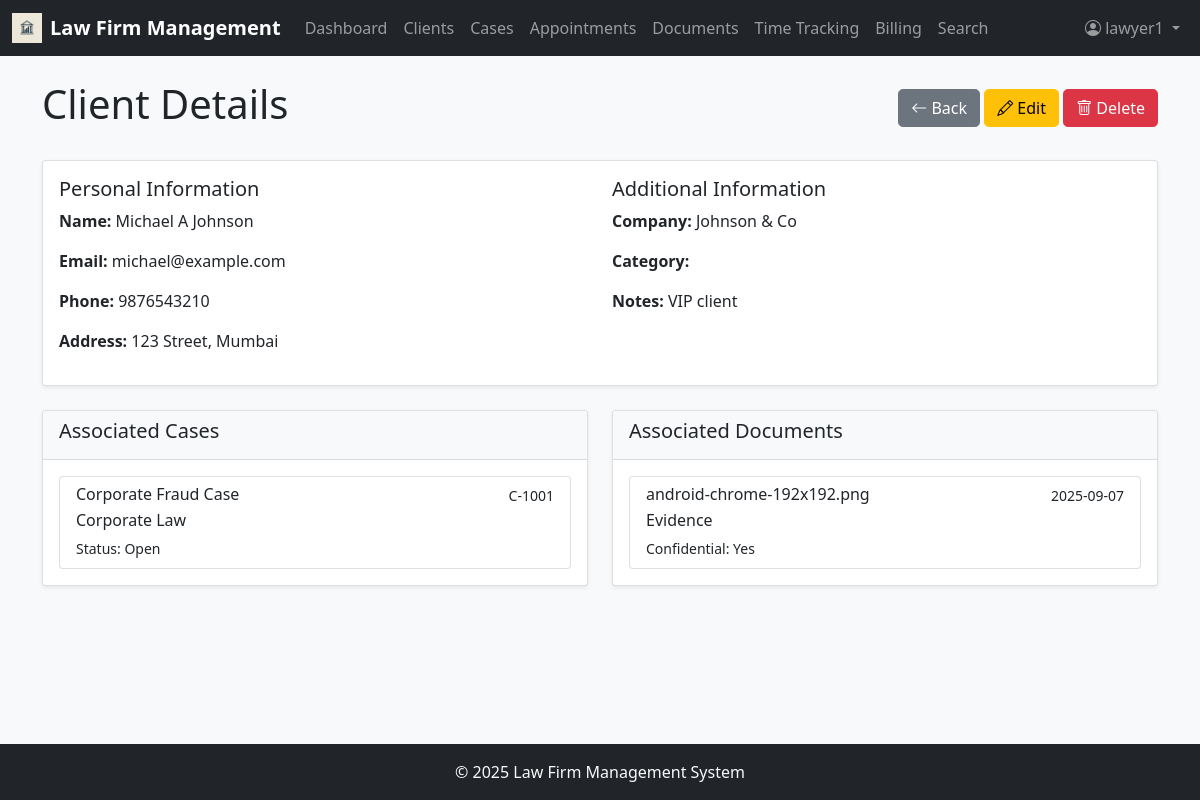
The page /clients/1 (signed in) on the database its author committed.
### app/models.py (models this page shows, shortened)
class User(UserMixin, db.Model):
    id = db.Column(db.Integer, primary_key=True)
    username = db.Column(db.String(64), index=True, unique=True)
    email = db.Column(db.String(120), index=True, unique=True)
    password_hash = db.Column(db.String(128))
    first_name = db.Column(db.String(64))
    last_name = db.Column(db.String(64))
    role = db.Column(db.String(20))  # 'admin' (full access to system; manage users, roles, permissions, clients, cases, billing, payments; approve/reject invoices/time entries; access analytics, financial reports, firm-wide dashboards; configure system settings (billing rates, document categories, practice areas); assign lawyers/staff to cases), 'lawyer' (manage own cases & clients; add/edit case details, appointments, documents, time entries; track billable hours; generate invoices (pending admin approval); search legal database, access case law, add citations to cases; communicate with clients via notes/messages; cannot create/remove other users), 'staff' (support role, limited permissions; schedule appointments; upload and manage documents (evidence, contracts); draft invoices (cannot approve/send); record time entries on behalf of lawyers (if permitted); cannot delete cases or clients; cannot assign users)
    hourly_rate = db.Column(db.Float)
    cases = db.relationship('Case', secondary=case_assignments, backref=db.backref('assigned_users', lazy='dynamic'))
    time_entries = db.relationship('TimeEntry', backref='user', lazy='dynamic')

class Client(db.Model):
    id = db.Column(db.Integer, primary_key=True)
    first_name = db.Column(db.String(64))
    last_name = db.Column(db.String(64))
    email = db.Column(db.String(120))
    phone = db.Column(db.String(20))
    address = db.Column(db.String(256))
    company = db.Column(db.String(128))
    category = db.Column(db.String(64))
    notes = db.Column(db.Text)
    cases = db.relationship('Case', backref='client', lazy='dynamic')
    appointments = db.relationship('Appointment', backref='client', lazy='dynamic')
    documents = db.relationship('Document', backref='client', lazy='dynamic')

class Case(db.Model):
    id = db.Column(db.Integer, primary_key=True)
    case_number = db.Column(db.String(20), unique=True)
    title = db.Column(db.String(128))
    description = db.Column(db.Text)
    status = db.Column(db.String(20))  # Open, In Progress, On Hold, Closed, Archived
    priority = db.Column(db.String(20))  # Low, Medium, High, Urgent
    practice_area = db.Column(db.String(64))
    case_type = db.Column(db.String(64))
    budget = db.Column(db.Float)
    client_id = db.Column(db.Integer, db.ForeignKey('client.id'))
    appointments = db.relationship('Appointment', backref='case', lazy='dynamic')
    documents = db.relationship('Document', backref='case', lazy='dynamic')
    time_entries = db.relationship('TimeEntry', backref='case', lazy='dynamic')
    invoices = db.relationship('Invoice', backref='case', lazy='dynamic')
    created_at = db.Column(db.DateTime, default=datetime.utcnow)
    updated_at = db.Column(db.DateTime, default=datetime.utcnow, onupdate=datetime.utcnow)

class Document(db.Model):
    id = db.Column(db.Integer, primary_key=True)
    filename = db.Column(db.String(256))
    original_filename = db.Column(db.String(256))
    category = db.Column(db.String(64))  # Contracts, Evidence, Court Filings, etc.
    description = db.Column(db.Text)
    confidential = db.Column(db.Boolean, default=False)
    version = db.Column(db.Integer, default=1)
    client_id = db.Column(db.Integer, db.ForeignKey('client.id'))
    case_id = db.Column(db.Integer, db.ForeignKey('case.id'))
    uploaded_at = db.Column(db.DateTime, default=datetime.utcnow)
    uploaded_by = db.Column(db.Integer, db.ForeignKey('user.id'))

### app/routes.py (the view)
@app.route('/clients/<int:id>', methods=['GET'])
@login_required
@role_required(['admin', 'lawyer', 'staff'])
def client_detail(id):
    client = Client.query.get_or_404(id)
    return render_template('client_detail.html', client=client)

### app/__init__.py (called while the page is built)
@login.user_loader
def load_user(id):
    return User.query.get(int(id))

### app/routes.py (called while the page is built)
def role_required(allowed_roles):
    def decorator(f):
        @wraps(f)
        def decorated_function(*args, **kwargs):
            if current_user.is_anonymous or current_user.role not in allowed_roles:
                flash('You do not have permission to access this page.')
                return redirect(url_for('dashboard')) # Redirect to dashboard or login
            return f(*args, **kwargs)
        return decorated_function
    return decorator

### app/templates/client_detail.html (shortened to what this page needs)
{% extends "base.html" %} {% block content %}
<div class="d-flex justify-content-between align-items-center mb-4">
  <h1>Client Details</h1>
  <div>
    <a
      href="{{ request.referrer or url_for('cases') }}"
      class="btn btn-secondary"
    >
      <i class="bi bi-arrow-left"></i> Back
    </a>
    <a
      href="{{ url_for('edit_client', id=client.id) }}"
      class="btn btn-warning"
    >
      <i class="bi bi-pencil"></i> Edit
    </a>
    <button
      type="button"
      class="btn btn-danger"
      onclick="confirmDelete({{ client.id }}, '{{ client.first_name }} {{ client.last_name }}')"
    >
      <i class="bi bi-trash"></i> Delete
    </button>
  </div>
</div>
<div class="card mb-4">
  <div class="card-body">
    <div class="row">
      <div class="col-md-6">
        <h5>Personal Information</h5>
        <p>
          <strong>Name:</strong> {{ client.first_name }} {{ client.last_name }}
        </p>
        <p><strong>Email:</strong> {{ client.email }}</p>
        <p><strong>Phone:</strong> {{ client.phone }}</p>
        <p><strong>Address:</strong> {{ client.address }}</p>
      </div>
      <div class="col-md-6">
        <h5>Additional Information</h5>
        <p><strong>Company:</strong> {{ client.company }}</p>
        <p><strong>Category:</strong> {{ client.category }}</p>
        <p><strong>Notes:</strong> {{ client.notes }}</p>
      </div>
    </div>
  </div>
</div>
<div class="row">
  <div class="col-md-6">
    <div class="card mb-4">
      <div class="card-header">
        <h5>Associated Cases</h5>
      </div>
      <div class="card-body">
        {% if client.cases %}
        <div class="list-group">
          {% for case in client.cases %}
          <a
            href="{{ url_for('case_detail', id=case.id) }}"
            class="list-group-item list-group-item-action"
          >
            <div class="d-flex w-100 justify-content-between">
              <h6 class="mb-1">{{ case.title }}</h6>
              <small>{{ case.case_number }}</small>
            </div>
            <p class="mb-1">{{ case.practice_area }}</p>
            <small>Status: {{ case.status }}</small>
          </a>
          {% endfor %}
        </div>
        {% else %}
        <p class="text-muted">No cases associated with this client.</p>
        {% endif %}
      </div>
    </div>
  </div>
  <div class="col-md-6">
    <div class="card mb-4">
      <div class="card-header">
        <h5>Associated Documents</h5>
      </div>
      <div class="card-body">
        {% if client.documents %}
        <div class="list-group">
          {% for document in client.documents %}
          <a
            href="{{ url_for('document_detail', id=document.id) }}"
            class="list-group-item list-group-item-action"
          >
            <div class="d-flex w-100 justify-content-between">
              <h6 class="mb-1">{{ document.original_filename }}</h6>
              <small>{{ document.uploaded_at.strftime('%Y-%m-%d') }}</small>
            </div>
            <p class="mb-1">{{ document.category }}</p>
            <small
              >Confidential: {% if document.confidential %}Yes{% else %}No{%
              endif %}</small
            >
          </a>
          {% endfor %}
        </div>
        {% else %}
        <p class="text-muted">No documents associated with this client.</p>
        {% endif %}
      </div>
    </div>
  </div>
</div>
{% endblock %}

### app/templates/base.html (shortened to what this page needs)
<!DOCTYPE html>
<html lang="en">
  <head>
    <link
      href="https://cdn.jsdelivr.net/npm/bootstrap@5.1.3/dist/css/bootstrap.min.css"
      rel="stylesheet"
    />
    <link
      rel="stylesheet"
      href="https://cdn.jsdelivr.net/npm/bootstrap-icons@1.8.1/font/bootstrap-icons.css"
    />
    <link
      href="{{ url_for('static', filename='css/style.css') }}"
      rel="stylesheet"
    />
  </head>
  <body class="d-flex flex-column min-vh-100">
    <nav class="navbar navbar-expand-lg navbar-dark bg-dark">
      <div class="container-fluid">
        <a
          class="navbar-brand d-flex align-items-center"
          href="{{ url_for('dashboard') }}"
        >
          <img
            src="{{ url_for('static', filename='images/lawfirm-logo.jpg') }}"
            alt="Logo"
            width="30"
            height="30"
            class="d-inline-block align-text-top me-2"
          />
          Law Firm Management
        </a>
        <div class="collapse navbar-collapse" id="navbarNav">
          <ul class="navbar-nav me-auto">
            <li class="nav-item">
              <a
                class="nav-link {% if request.endpoint == 'dashboard' %}active{% endif %}"
                href="{{ url_for('dashboard') }}"
              >
                Dashboard
              </a>
            </li>
            <li class="nav-item">
              <a
                class="nav-link {% if request.endpoint == 'clients' %}active{% endif %}"
                href="{{ url_for('clients') }}"
              >
                Clients
              </a>
            </li>
            <li class="nav-item">
              <a
                class="nav-link {% if request.endpoint == 'cases' %}active{% endif %}"
                href="{{ url_for('cases') }}"
              >
                Cases
              </a>
            </li>
            <li class="nav-item">
              <a
                class="nav-link {% if request.endpoint == 'appointments' %}active{% endif %}"
                href="{{ url_for('appointments') }}"
              >
                Appointments
              </a>
            </li>
            <li class="nav-item">
              <a
                class="nav-link {% if request.endpoint == 'documents' %}active{% endif %}"
                href="{{ url_for('documents') }}"
              >
                Documents
              </a>
            </li>
            <li class="nav-item">
              <a
                class="nav-link {% if request.endpoint == 'time_tracking' %}active{% endif %}"
                href="{{ url_for('time_tracking') }}"
              >
                Time Tracking
              </a>
            </li>
            <li class="nav-item">
              <a
                class="nav-link {% if request.endpoint == 'billing' %}active{% endif %}"
                href="{{ url_for('billing') }}"
              >
                Billing
              </a>
            </li>
            <li class="nav-item">
              <a
                class="nav-link {% if request.endpoint == 'search' %}active{% endif %}"
                href="{{ url_for('search') }}"
              >
                Search
              </a>
            </li>
          </ul>
          <ul class="navbar-nav">
            {% if current_user.is_anonymous %}
            <li class="nav-item">
              <a class="nav-link" href="{{ url_for('login') }}">Login</a>
            </li>
            {% else %}
            <li class="nav-item dropdown">
              <a
                class="nav-link dropdown-toggle"
                href="#"
                id="navbarDropdown"
                role="button"
                data-bs-toggle="dropdown"
              >
                <i class="bi bi-person-circle"></i> {{ current_user.username }}
              </a>
            </li>
            {% endif %}
          </ul>
        </div>
      </div>
    </nav>
    <main class="flex-grow-1 container mt-4">
       {% block content %}{% endblock %}
    </main>
    <footer class="footer mt-auto py-3 bg-dark text-light">
      <div class="container text-center">
        <span>© <span id="year"></span> Law Firm Management System</span>
      </div>
    </footer>
  </body>
</html>

### app/static/css/style.css (style rules this page uses)
body { font-family: 'Segoe UI', Tahoma, Geneva, Verdana, sans-serif; background-color: #f8f9fa; }
.footer { margin-top: auto; padding: 1rem 0; background-color: #343a40; color: #fff; }
.card { box-shadow: 0 0.125rem 0.25rem rgba(0, 0, 0, 0.075); border: 1px solid rgba(0, 0, 0, 0.125); }
.card-header { background-color: #f8f9fa; border-bottom: 1px solid rgba(0, 0, 0, 0.125); }
.navbar-brand { font-weight: bold; }
.btn { border-radius: 0.3rem; }

### rows shown on the page
User: username "lawyer1"
Client: first_name "Michael A", last_name "Johnson", email "michael@example.com", phone "9876543210", address "123 Street, Mumbai", company "Johnson & Co", notes "VIP client"
Case: title "Corporate Fraud Case", case_number "C-1001", practice_area "Corporate Law", status "Open"
Document: original_filename "android-chrome-192x192.png", uploaded_at "2025-09-07", category "Evidence", confidential "Yes"
